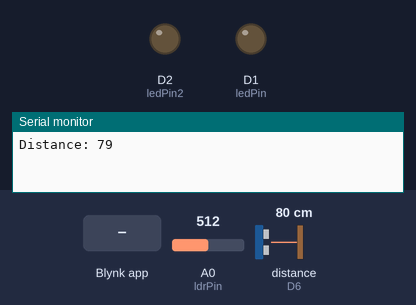
A sketch run on a simulated ESP8266 (NodeMCU). Shown: output pins drawn as LEDs (lit = HIGH), the last lines printed to the serial monitor. Wiring (inferred from the names in the program): ultrasonic range finder: trigger D7; echo D6. Inputs (shaded band) come from the test bench; at power-on: A0 (ldrPin) = 512, distance to the obstacle (sensor on D6) 80 cm. The echo pulse lasts 58.3 µs per cm; WiFi joins after 1.5 s; servers stay silent unless stated; pins used as bus, display or sensor lines are not drawn.

Above: at 3.0 s.
3.1 s: A0 (ldrPin) set to 309
7.3 s: A0 (ldrPin) set to 287
At 8.7 s:
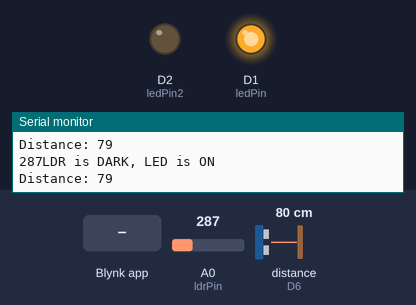
10.0 s: Blynk app writes 1 to V0
At 12.4 s:
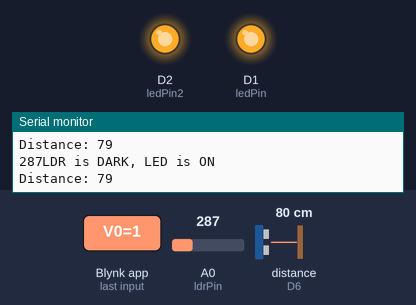
15.3 s: distance to the obstacle (sensor on D6) set to 54 cm
21.7 s: distance to the obstacle (sensor on D6) set to 45 cm
At 27.2 s:
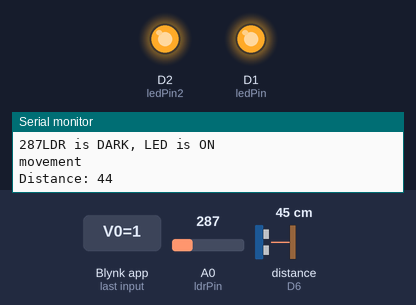
28.1 s: distance to the obstacle (sensor on D6) set to 60 cm
At 35.1 s:
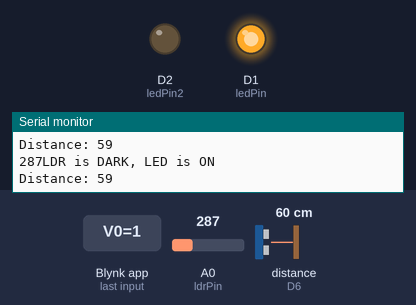
Timing chart, 0 to 35.5 s (numbered marks = the images above; inputs shaded):
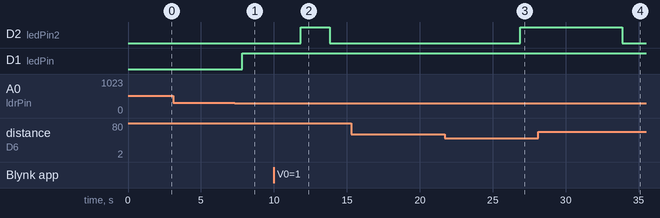

Measured:
- the behaviour switches between 301 and 300 on A0 (ldrPin) (found by bisection; images 0 and 1)
- after the input at 7.3 s, D1 (ledPin): LOW → HIGH after 0.52 s
- after the input at 10.0 s, D2 (ledPin2): LOW → HIGH after 1.8 s, → LOW 2.0 s later
- after the input at 21.7 s, D2 (ledPin2): LOW → HIGH after 5.2 s
- after the input at 28.1 s, D2 (ledPin2): HIGH → LOW after 5.8 s

The sketch:

MidtermExam-Romero_Blyk.ino
```cpp
//Include the library files
#define BLYNK_PRINT Serial
#include <ESP8266WiFi.h>
#include <BlynkSimpleEsp8266.h>

#define BLYNK_TEMPLATE_ID "TMPLriqdtz-I"
#define BLYNK_DEVICE_NAME "MidtermNodeMCU"
#define BLYNK_AUTH_TOKEN "Q6f3xX_X1_r0klMakdy-t9Ni7C3540c_"

char auth[] = BLYNK_AUTH_TOKEN;
//char ssid[] = "PLDTHOMEFIBRr8dGV";//Enter your WIFI name
//char pass[] = "Romerofam#123";//Enter your WIFI password
char ssid[] = "CCSE-304";
char pass[] = "#LormaCCSE";

BlynkTimer timer;

// defines pins numbers
int pinValue = 0;
const int trigPin = D7;  //D4
const int echoPin = D6;  //D3
const int ledPin = D1;
const int ledPin2 = D2;
const int Buzzer = D0;
const int ldrPin = A0;

// defines variables
long duration;
int distance;
BLYNK_WRITE(V0)
{
 if(param.asInt() == 1){
    digitalWrite(ledPin2, HIGH);
  }
  else if(param.asInt() == 1){
    digitalWrite(ledPin2, LOW);

  }

}
BLYNK_WRITE(V1)
{
  if(param.asInt() == 1){
    digitalWrite(Buzzer, HIGH);
    delay(3000);
    digitalWrite(Buzzer, LOW);
  }
  else{


  }
}


//////////////////////////////////////////////////////////////////////////////////////////


void setup() {
pinMode(trigPin, OUTPUT); // Sets the trigPin as an Output
pinMode(echoPin, INPUT); // Sets the echoPin as an Input
pinMode(ledPin, OUTPUT);
pinMode(ledPin2, OUTPUT);
pinMode(Buzzer, OUTPUT);
pinMode(ldrPin, INPUT);
Serial.begin(9600); // Starts the serial communication
Blynk.begin(auth,ssid,pass, "blynk.cloud", 80);
}

void loop() {

  Blynk.run(); //Run the blynk library
  timer.run();

  // Clears the trigPin
  digitalWrite(trigPin, LOW);
  delayMicroseconds(2);

  // Sets the trigPin on HIGH state for 10 micro seconds
  digitalWrite(trigPin, HIGH);
  delayMicroseconds(10);
  digitalWrite(trigPin, LOW);

  // Reads the echoPin, returns the sound wave travel time in microseconds
  duration = pulseIn(echoPin, HIGH);

  // Calculating the distance
  distance= duration*0.034/2;
  // Prints the distance on the Serial Monitor
  Serial.print("Distance: ");
  Serial.println(distance);
  delay(2000);


  int ldrStatus = analogRead(ldrPin);
  Serial.print(ldrStatus);
    if (ldrStatus <=300) {

      digitalWrite(ledPin, HIGH);
      Serial.println("LDR is DARK, LED is ON");

    }
    if( (ldrStatus <=300) && (distance < 50)){
      digitalWrite(Buzzer, HIGH);
      delay(3000);
      digitalWrite(Buzzer, LOW);
      digitalWrite(ledPin2, HIGH);
      Blynk.logEvent("sonic","Detected object nearby");
      Serial.println("movement");

    }
    if ( (ldrStatus <=300) && (distance > 50)){
      digitalWrite(ledPin2, LOW);
      noTone(Buzzer);
    }
    else if(ldrStatus >300) {

      digitalWrite(ledPin, LOW);
      digitalWrite(ledPin2, LOW);
      digitalWrite(Buzzer, LOW);
      Serial.println("LED is OFF");


    }
    Blynk.virtualWrite(V2, ldrStatus);
    Blynk.virtualWrite(V3, distance);


}
```
